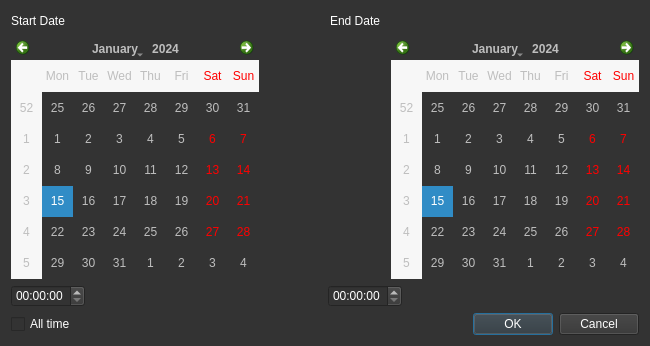
<?xml version="1.0" encoding="UTF-8"?>
<ui version="4.0">
 <class>DateRangeSelector</class>
 <widget class="QWidget" name="DateRangeSelector">
  <property name="geometry">
   <rect>
    <x>0</x>
    <y>0</y>
    <width>650</width>
    <height>346</height>
   </rect>
  </property>
  <property name="windowTitle">
   <string>Select date range of measurement</string>
  </property>
  <property name="styleSheet">
   <string notr="true">background-color: rgb(51, 51, 51);</string>
  </property>
  <layout class="QVBoxLayout" name="verticalLayout_2">
   <item>
    <layout class="QHBoxLayout" name="horizontalLayout_3">
     <property name="topMargin">
      <number>0</number>
     </property>
     <item>
      <widget class="QLabel" name="label">
       <property name="styleSheet">
        <string notr="true">color: rgb(255, 255, 255);</string>
       </property>
       <property name="text">
        <string>Start Date</string>
       </property>
      </widget>
     </item>
     <item>
      <spacer name="horizontalSpacer_5">
       <property name="orientation">
        <enum>Qt::Horizontal</enum>
       </property>
       <property name="sizeHint" stdset="0">
        <size>
         <width>40</width>
         <height>20</height>
        </size>
       </property>
      </spacer>
     </item>
     <item>
      <widget class="QLabel" name="label_2">
       <property name="styleSheet">
        <string notr="true">color: rgb(255, 255, 255);</string>
       </property>
       <property name="text">
        <string>End Date</string>
       </property>
      </widget>
     </item>
     <item>
      <spacer name="horizontalSpacer_4">
       <property name="orientation">
        <enum>Qt::Horizontal</enum>
       </property>
       <property name="sizeHint" stdset="0">
        <size>
         <width>40</width>
         <height>20</height>
        </size>
       </property>
      </spacer>
     </item>
    </layout>
   </item>
   <item>
    <layout class="QHBoxLayout" name="horizontalLayout">
     <item>
      <widget class="QCalendarWidget" name="startCalendar">
       <property name="autoFillBackground">
        <bool>false</bool>
       </property>
       <property name="styleSheet">
        <string notr="true">color: rgb(190, 190, 190);</string>
       </property>
       <property name="gridVisible">
        <bool>false</bool>
       </property>
      </widget>
     </item>
     <item>
      <spacer name="horizontalSpacer_2">
       <property name="orientation">
        <enum>Qt::Horizontal</enum>
       </property>
       <property name="sizeHint" stdset="0">
        <size>
         <width>40</width>
         <height>20</height>
        </size>
       </property>
      </spacer>
     </item>
     <item>
      <widget class="QCalendarWidget" name="endCalendar">
       <property name="styleSheet">
        <string notr="true">color: rgb(190,190,190);</string>
       </property>
      </widget>
     </item>
    </layout>
   </item>
   <item>
    <layout class="QHBoxLayout" name="horizontalLayout_2">
     <property name="topMargin">
      <number>0</number>
     </property>
     <item>
      <widget class="QTimeEdit" name="startTime">
       <property name="styleSheet">
        <string notr="true">color: rgb(255, 255, 255);</string>
       </property>
      </widget>
     </item>
     <item>
      <spacer name="horizontalSpacer">
       <property name="orientation">
        <enum>Qt::Horizontal</enum>
       </property>
       <property name="sizeHint" stdset="0">
        <size>
         <width>40</width>
         <height>20</height>
        </size>
       </property>
      </spacer>
     </item>
     <item>
      <widget class="QTimeEdit" name="endTime">
       <property name="styleSheet">
        <string notr="true">color: rgb(255, 255, 255);</string>
       </property>
      </widget>
     </item>
     <item>
      <spacer name="horizontalSpacer_6">
       <property name="orientation">
        <enum>Qt::Horizontal</enum>
       </property>
       <property name="sizeHint" stdset="0">
        <size>
         <width>40</width>
         <height>20</height>
        </size>
       </property>
      </spacer>
     </item>
    </layout>
   </item>
   <item>
    <layout class="QHBoxLayout" name="horizontalLayout_4">
     <property name="topMargin">
      <number>0</number>
     </property>
     <item>
      <widget class="QCheckBox" name="checkBox">
       <property name="styleSheet">
        <string notr="true">color: rgb(255, 255, 255);
</string>
       </property>
       <property name="text">
        <string>All time</string>
       </property>
      </widget>
     </item>
     <item>
      <widget class="QDialogButtonBox" name="buttonBox">
       <property name="styleSheet">
        <string notr="true">color: rgb(255, 255, 255);</string>
       </property>
       <property name="orientation">
        <enum>Qt::Horizontal</enum>
       </property>
       <property name="standardButtons">
        <set>QDialogButtonBox::Cancel|QDialogButtonBox::Ok</set>
       </property>
      </widget>
     </item>
    </layout>
   </item>
  </layout>
 </widget>
 <resources/>
 <connections/>
</ui>
